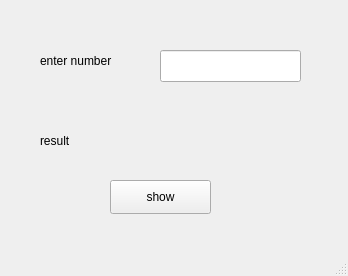
<?xml version="1.0" encoding="UTF-8"?>
<ui version="4.0">
 <class>MainWindow</class>
 <widget class="QMainWindow" name="MainWindow">
  <property name="geometry">
   <rect>
    <x>0</x>
    <y>0</y>
    <width>348</width>
    <height>276</height>
   </rect>
  </property>
  <property name="windowTitle">
   <string>MainWindow</string>
  </property>
  <widget class="QWidget" name="centralwidget">
   <widget class="QLabel" name="label">
    <property name="geometry">
     <rect>
      <x>40</x>
      <y>40</y>
      <width>111</width>
      <height>41</height>
     </rect>
    </property>
    <property name="text">
     <string>enter number </string>
    </property>
   </widget>
   <widget class="QLabel" name="label_2">
    <property name="geometry">
     <rect>
      <x>40</x>
      <y>120</y>
      <width>91</width>
      <height>41</height>
     </rect>
    </property>
    <property name="text">
     <string>result</string>
    </property>
   </widget>
   <widget class="QLabel" name="result">
    <property name="geometry">
     <rect>
      <x>160</x>
      <y>130</y>
      <width>121</width>
      <height>21</height>
     </rect>
    </property>
    <property name="text">
     <string/>
    </property>
   </widget>
   <widget class="QPushButton" name="pushButton">
    <property name="geometry">
     <rect>
      <x>110</x>
      <y>180</y>
      <width>101</width>
      <height>34</height>
     </rect>
    </property>
    <property name="text">
     <string>show</string>
    </property>
   </widget>
   <widget class="QLineEdit" name="lineEdit">
    <property name="geometry">
     <rect>
      <x>160</x>
      <y>50</y>
      <width>141</width>
      <height>32</height>
     </rect>
    </property>
   </widget>
  </widget>
  <widget class="QMenuBar" name="menubar">
   <property name="geometry">
    <rect>
     <x>0</x>
     <y>0</y>
     <width>348</width>
     <height>30</height>
    </rect>
   </property>
  </widget>
  <widget class="QStatusBar" name="statusbar"/>
 </widget>
 <resources/>
 <connections/>
</ui>
